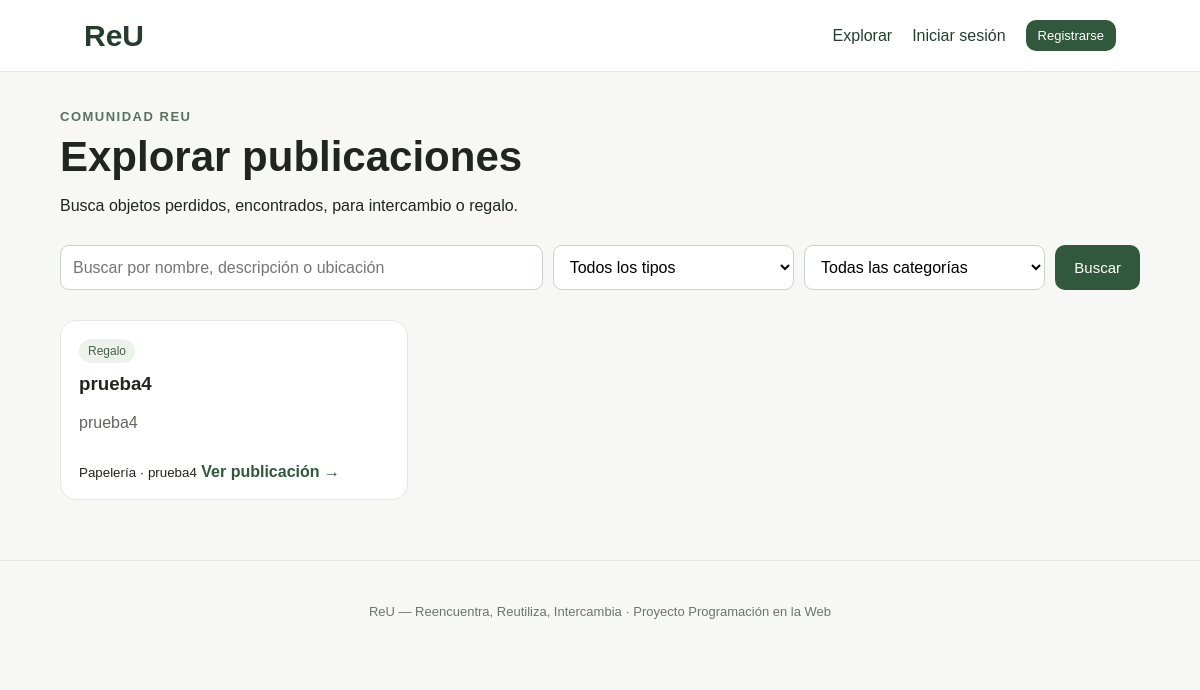
The page /explorar/ on the database its author committed.
### core/models.py (models this page shows, shortened)
class Publicacion(models.Model):
    TIPO_CHOICES = [
        ("PERDIDO", "Perdido"),
        ("ENCONTRADO", "Encontrado"),
        ("INTERCAMBIO", "Intercambio"),
        ("REGALO", "Regalo"),
    ]
    ESTADO_OBJETO_CHOICES = [
        ("BUENO", "Bueno"),
        ("REGULAR", "Regular"),
        ("USADO", "Usado"),
    ]
    ESTADO_PUBLICACION_CHOICES = [
        ("ACTIVA", "Activa"),
        ("EN_PROCESO", "En proceso"),
        ("RESUELTA", "Resuelta"),
        ("CANCELADA", "Cancelada"),
    ]
    usuario = models.ForeignKey(
        Usuario,
        on_delete=models.CASCADE,
        related_name="publicaciones",
    )
    categoria = models.ForeignKey(
        Categoria,
        on_delete=models.PROTECT,
        related_name="publicaciones",
    )
    tipo = models.CharField(max_length=20, choices=TIPO_CHOICES)
    titulo = models.CharField(max_length=150)
    descripcion = models.TextField()
    estado_objeto = models.CharField(
        max_length=20,
        choices=ESTADO_OBJETO_CHOICES,
        blank=True,
    )
    ubicacion = models.CharField(max_length=150, blank=True)
    valor_tokens = models.PositiveIntegerField(default=0)
    coord_x = models.FloatField(null=True, blank=True)
    coord_y = models.FloatField(null=True, blank=True)
    imagen = models.ImageField(upload_to="publicaciones/", blank=True, null=True)
    fecha_publicacion = models.DateTimeField(auto_now_add=True)
    estado_publicacion = models.CharField(
        max_length=20,
        choices=ESTADO_PUBLICACION_CHOICES,
        default="ACTIVA",
    )
    class Meta:
        ordering = ["-fecha_publicacion"]

class Categoria(models.Model):
    nombre = models.CharField(max_length=80, unique=True)
    class Meta:
        verbose_name = "Categoría"
        verbose_name_plural = "Categorías"
        ordering = ["nombre"]
    def __str__(self):
        return self.nombre

### core/views.py (the view)
# urls.py: path("explorar/", views.explorar, name="explorar"),
def explorar(request):
    publicaciones = Publicacion.objects.filter(estado_publicacion="ACTIVA")
    q = request.GET.get("q", "").strip()
    tipo = request.GET.get("tipo", "")
    categoria = request.GET.get("categoria", "")
    if q:
        publicaciones = publicaciones.filter(
            Q(titulo__icontains=q)
            | Q(descripcion__icontains=q)
            | Q(ubicacion__icontains=q)
        )
    if tipo:
        publicaciones = publicaciones.filter(tipo=tipo)
    if categoria:
        publicaciones = publicaciones.filter(categoria_id=categoria)
    context = {
        "publicaciones": publicaciones,
        "categorias": Categoria.objects.all(),
        "tipo_actual": tipo,
        "categoria_actual": categoria,
        "q": q,
    }
    return render(request, "explorar.html", context)

### templates/explorar.html (shortened to what this page needs)
{% extends "base.html" %}
{% block content %}
<div class="page-heading">
    <span class="eyebrow">Comunidad ReU</span>
    <h1>Explorar publicaciones</h1>
    <p>Busca objetos perdidos, encontrados, para intercambio o regalo.</p>
</div>
<form method="get" class="filters">
    <input type="text" name="q" value="{{ q }}" placeholder="Buscar por nombre, descripción o ubicación">
    <select name="tipo">
        <option value="">Todos los tipos</option>
    </select>
    <select name="categoria">
        <option value="">Todas las categorías</option>
    </select>
    <button class="btn" type="submit">Buscar</button>
</form>
<div class="cards">
{% for p in publicaciones %}
    <article class="object-card">
        <div class="object-body">
            <span class="tag">{{ p.get_tipo_display }}</span>
            <h3>{{ p.titulo }}</h3>
            <p>{{ p.descripcion|truncatechars:120 }}</p>
            <small>{{ p.categoria }} · {{ p.ubicacion|default:"Ubicación no indicada" }}</small>
            <a href="{% url 'detalle' p.pk %}">Ver publicación →</a>
        </div>
    </article>
{% empty %}
    <div class="empty"><h3>No encontramos publicaciones.</h3><p>Prueba con otros filtros.</p></div>
{% endfor %}
</div>
{% endblock %}

### static/css/style.css (style rules this page uses)
* { box-sizing: border-box; }
body { margin: 0; font-family: Arial, sans-serif; background: #f7f7f5; color: #20251f; }
.eyebrow { font-size: 13px; text-transform: uppercase; letter-spacing: 1.5px; font-weight: bold; color: #597260; }
.btn { display: inline-block; border: 0; background: #31583d; color: white !important; padding: 12px 19px; border-radius: 10px; text-decoration: none; cursor: pointer; font-size: 15px; }
.grid-4, .cards { display: grid; grid-template-columns: repeat(4, 1fr); gap: 18px; }
.cards { grid-template-columns: repeat(3, 1fr); }
.card, .object-card, .form-card, .request-card { background: #fff; border: 1px solid #e5e7e2; border-radius: 16px; }
.card p, .object-body p { line-height: 1.5; color: #5f675f; }
.object-card { overflow: hidden; }
.object-body { padding: 18px; }
.object-body h3 { margin: 10px 0; }
.object-body a { color: #31583d; font-weight: bold; text-decoration: none; display: inline-block; margin-top: 12px; }
.tag { display: inline-block; background: #edf2ed; border-radius: 20px; padding: 5px 9px; font-size: 12px; color: #45604b; }
.page-heading { margin-bottom: 30px; }
.page-heading h1 { font-size: 42px; margin: 8px 0; }
.filters { display: grid; grid-template-columns: 2fr 1fr 1fr auto; gap: 10px; margin-bottom: 30px; }
.filters input, .filters select, .form-card input, .form-card select, .form-card textarea { width: 100%; padding: 12px; border: 1px solid #ccd2cc; border-radius: 9px; font: inherit; background: #fff; }

### rows shown on the page
Publicacion: tipo "Regalo", titulo "prueba4", descripcion "prueba4", categoria "Papelería", ubicacion "prueba4"
